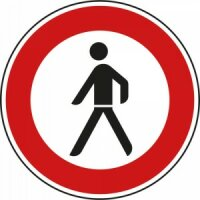
#> input picture experiment/utils/elog_vs_gaus/images/10er.jpg, 200 x 200 px
$ python RGBgraphSNRTest.py   (older library calls are emulated)
#> lines starting #> are read from the running program, lines starting #| are printed output that depends on the picture
import random

import cv2
import numpy as np
import matplotlib.pyplot as plt
import scipy.signal
from scipy.ndimage import convolve
from PIL import Image
import requests
from io import BytesIO


# [25 lines left out: function generate_array, not called in this run]
def calculate_snr(image, noisy_image):
    signal_power = np.mean(image ** 2)
    noise_power = np.mean((image - noisy_image) ** 2)
    snr = 10 * np.log10(signal_power / noise_power)
    #snr = signal_power / noise_power
    return snr

# Schärfemessung mit Laplacian-Varianz
def measure_sharpness(image):
    if len(image.shape) == 3:
        image = cv2.cvtColor(image, cv2.COLOR_RGB2GRAY)
    laplacian = cv2.Laplacian(image, cv2.CV_64F)
    # variance = laplacian.var()
    variance = 10 * np.log10(laplacian.var())
    return variance

# Function to measure sharpness using Laplacian variance
# [4 lines left out: function measure_sharpness_gryy, not called in this run]

# Funktion zum Laden eines Bildes
def load_image(image_path, as_gray=False):
#> called with image_path = 'images/10er.jpg', as_gray = False
    img = Image.open(image_path)
#> img is the input picture: PIL image 200x200 RGB; mean R, G, B 216.8, 160.2, 159.8
    if as_gray:
        img = img.convert('L')  # In Graustufen umwandeln
    else:
        img = img.convert('RGB')
    return np.array(img)

scp1 = [
    [0, 1, 0],
    [1, 1, 1],
    [0, 0, 0]

]

scp2 = [
    [0, 1, 0],
    [1, 1, 0],
    [0, 1, 0]
]

scp3 = [
    [0, 0, 0],
    [1, 1, 1],
    [0, 1, 0]
]

scp4 = [
    [0, 1, 0],
    [0, 1, 1],
    [0, 1, 0]
]

scps = np.array((scp1, scp2, scp3, scp4)).astype(np.float64)

pos_neg = np.array((-1,1))

# Benutzerdefinierte 3x3-Filter
# filter_1 = np.array([[0, 1, 0],
#                      [1, -4, 1],
#                      [0, 1, 0]])
# filter_2 = filter_2/np.sum(np.abs(filter_2))


filter_1 = np.array([[0, 0, 0],
                     [0, 1, 0],
                     [0, 0, 0]])

filter_2 = np.array([[1, 2, 1],
                     [2, 4, 2],
                     [1, 2, 1]])

filter_3 = np.array([[0, 1, 0],
                     [1, 8, 1],
                     [0, 1, 0]])

filter_4 = np.array([
    [-1, 2, -1],
    [2, -4, 2],
    [-1, 2, -1]
])

filter_5 = np.array([[0, 1, 0],
                     [1, -4, 1],
                     [0, 1, 0]])

# filter_2 = scipy.signal.convolve2d(filter_2,filter_5,mode='same')
filter_3 = filter_3/np.sum(np.abs(filter_3))
filter_2 = filter_2/np.sum(np.abs(filter_2))

# Funktion zur Anwendung des Filters auf das Bild
def apply_filter(image, filter_kernel):
    if len(image.shape) == 2:  # Graustufenbild
        return convolve(image, filter_kernel)
    else:  # RGB-Bild
        channels = []
        for i in range(3):
            channels.append(convolve(image[:, :, i], filter_kernel))
        return np.stack(channels, axis=-1)

# Bild laden (Pfad zum Bild anpassen)
image_path = 'images/10er.jpg'
image_rgb = load_image(image_path)
image_gray = load_image('images/SW-Kontrast_02.jpg', as_gray=True)
#> call 2 of load_image, with image_path = 'images/SW-Kontrast_02.jpg', as_gray = True
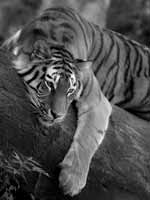
#> input picture experiment/utils/elog_vs_gaus/images/SW-Kontrast_02.jpg, 150 x 200 px
#> in load_image, img is the input picture: PIL image 150x200 RGB; min 0, max 255, mean 76.5
# [4 lines of commented-out code are left out]

noise_raw = (np.random.random((200, 150)) - 0.5) * 2
noise = noise_raw*255*0.2
# noise = np.random.random((200,150))*255*0.1
noise = noise.round(0).astype(np.int8)
image_gray_noise = np.clip(image_gray + noise, 0, 255).astype(np.uint8)
# image_gray_noise = image_gray + noise

noise_raw = (np.random.random((200, 200, 1)) - 0.5) * 2
noise = noise_raw*255*0.2
# noise = np.random.random((200,200,1))*255*0.1
noise = noise.round(0).astype(np.int8)
print(noise)
image_rgb_noise = np.clip(image_rgb + noise, 0, 255).astype(np.uint8)
iterations = 20
name = 'elog'


# [15 lines of commented-out code are left out]

filtered_image_rgb_1 = image_rgb_noise
filtered_image_rgb_2 = image_rgb_noise
filtered_image_gray_1 = image_gray_noise
filtered_image_gray_2 = image_gray_noise

def gaus_snr_sharp(iteration):
    x1 = []
    x2 = []

    filtered_image_rgb_1 = image_rgb_noise
    sharpness = measure_sharpness(filtered_image_rgb_1)
    snr = calculate_snr(filtered_image_rgb_1, image_rgb)
    x1.append(sharpness)
    x2.append(snr)
    for i in range(iteration-1):
        filtered_image_rgb_1 = apply_filter(filtered_image_rgb_1, filter_2)
        # filtered_image_gray_2 = apply_filter(image_gray_noise, filter_3)
        sharpness = measure_sharpness(filtered_image_rgb_1)
        snr = calculate_snr(filtered_image_rgb_1, image_rgb)
        x1.append(sharpness)
        x2.append(snr)
    return x1, x2, filtered_image_rgb_1

# [17 lines left out: function gaus_snr_sharp_gray, not called in this run]


def elog_snr_sharp(iteration):
#> called with iteration = 20
    x1 = []
    x2 = []

    filtered_image_rgb_2 = image_rgb_noise
    sharpness = measure_sharpness(filtered_image_rgb_2)
#> in measure_sharpness, `variance = 10 * np.log10(laplacian.var())`: variance = 41.14
#> sharpness = 41.14
    snr = calculate_snr(filtered_image_rgb_2, image_rgb)
#> in calculate_snr, `signal_power = np.mean(image ** 2)`: signal_power = 72.07
#> in calculate_snr, `noise_power = np.mean((image - noisy_image) ** 2)`: noise_power = 78.16
#> in calculate_snr, `snr = 10 * np.log10(signal_power / noise_power)`: snr = -0.352
#> snr = -0.352
    x1.append(sharpness)
    x2.append(snr)
    for i in range(iteration-1):
        filtered_image_rgb_2 = apply_filter(filtered_image_rgb_2, filter_3)
        # filtered_image_gray_2 = apply_filter(image_gray_noise, filter_3)
        sharpness = measure_sharpness(filtered_image_rgb_2)
        snr = calculate_snr(filtered_image_rgb_2, image_rgb)
        x1.append(sharpness)
        x2.append(snr)
#> this loop made 19 passes
#> (variance in measure_sharpness, sharpness, signal_power in calculate_snr, noise_power in calculate_snr, snr) on passes 1 to 12: (36.77, 36.77, 95.14, 79.73, 0.768), (33.43, 33.43, 106.7, 85.46, 0.965), (30.86, 30.86, 112.1, 89.46, 0.98), (28.84, 28.84, 113.6, 92.01, 0.917), (27.22, 27.22, 114.7, 92.5, 0.933), (25.9, 25.9, 115.6, 93.04, 0.943), (24.79, 24.79, 115.3, 93.41, 0.914), (23.85, 23.85, 115.4, 93.64, 0.908), (23.03, 23.03, 115.8, 93.6, 0.924), (22.29, 22.29, 115.7, 93.47, 0.928), (21.61, 21.61, 115.3, 92.89, 0.939), (20.99, 20.99, 115, 92.84, 0.931)
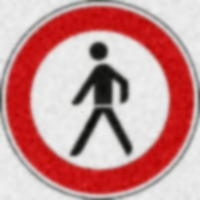
#> filtered_image_rgb_2: shape (200, 200, 3); mean R, G, B 200.7, 145.6, 145.4
#> after the loop, x1 = [41.14, 36.77, 33.43, 30.86, 28.84, 27.22, 25.9, 24.79, 23.85, 23.03, 22.29, 21.61, 20.99, 20.41, 19.88, 19.37, 18.89, 18.44, 18, 17.59]; x2 = [-0.352, 0.768, 0.965, 0.98, 0.917, 0.933, 0.943, 0.914, 0.908, 0.924, 0.928, 0.939, 0.931, 0.937, 0.905, 0.871, 0.838, 0.78, 0.67, 0.572]
    return x1, x2, filtered_image_rgb_2

# [17 lines left out: function elog_snr_sharp_gray, not called in this run]


def plot_values(iteration):
    # List of placeholder functions

    # # Prepare plots
    # fig, axs = plt.subplots(1, 2, figsize=(10, 15))  # 3 rows and 2 columns
    # fig.suptitle('Plots of Values from Placeholder Functions')

    x1, x2, elog_image = elog_snr_sharp(iteration)
    # x1, x2, elog_image = elog_snr_sharp_gray(iteration)
    x1_, x2_, gaus_image = gaus_snr_sharp(iteration)
#> in gaus_snr_sharp, `sharpness = measure_sharpness(filtered_image_rgb_1)`: sharpness = 41.14
#> in gaus_snr_sharp, `snr = calculate_snr(filtered_image_rgb_1, image_rgb)`: snr = -0.352
#> the loop in gaus_snr_sharp, `for i in range(iteration-1):` made 19 passes
#> (variance in measure_sharpness, sharpness, signal_power in calculate_snr, noise_power in calculate_snr, snr) on passes 1 to 12: (28.95, 28.95, 110.9, 86.73, 1.07), (24.9, 24.9, 114.4, 90.8, 1), (22.37, 22.37, 116.1, 92.95, 0.967), (20.43, 20.43, 116, 93.41, 0.939), (18.83, 18.83, 114.9, 93.5, 0.895), (17.45, 17.45, 113.8, 92.46, 0.903), (16.26, 16.26, 113.4, 91.76, 0.921), (15.21, 15.21, 112.7, 90, 0.976), (14.3, 14.3, 112.8, 88.99, 1.03), (13.48, 13.48, 114.6, 87.65, 1.16), (12.77, 12.77, 116.6, 88.01, 1.22), (12.11, 12.11, 119.4, 89.25, 1.26)
#> pass 1, in measure_sharpness (call 22), `laplacian = cv2.Laplacian(image, cv2.CV_64F)`:
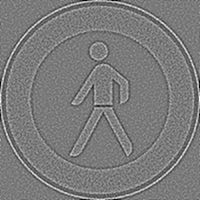
#> laplacian: shape (200, 200) float64; min -176, max 187, mean -0.1; drawn with min black and max white
#> after the loop in gaus_snr_sharp, `for i in range(iteration-1):`:
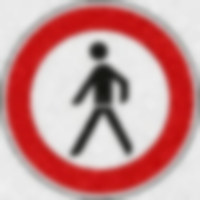
#> filtered_image_rgb_1: shape (200, 200, 3); mean R, G, B 201.5, 146.3, 146.1
#> after the loop in gaus_snr_sharp, `for i in range(iteration-1):`: x1 = [41.14, 28.95, 24.9, 22.37, 20.43, 18.83, 17.45, 16.26, 15.21, 14.3, 13.48, 12.77, 12.11, 11.54, 11.02, 10.54, 10.13, 9.73, 9.39, 9.04]; x2 = [-0.352, 1.07, 1, 0.967, 0.939, 0.895, 0.903, 0.921, 0.976, 1.03, 1.16, 1.22, 1.26, 1.27, 1.17, 1.03, 0.85, 0.633, 0.422, 0.216]
#> x1_ has the same summary as x1 in gaus_snr_sharp; x2_ has the same summary as x2 in gaus_snr_sharp
    # x1_, x2_, gaus_image = gaus_snr_sharp_gray(iteration)

    x = np.arange(iteration)


    # Create a figure and two subplots (axes)
    fig, (ax1, ax2) = plt.subplots(2, 1, figsize=(8, 4))
    # Set background color for the entire figure
    fig.patch.set_facecolor('#f0f0f0')

    # Plot the first set of data on the first subplot
    ax1.plot(x, x1, 'b-o', label='Sharpness ELoG')  # Blue line with circle markers
    ax1.plot(x, x1_, 'r-s', label='Sharpness Gaussian')  # Red line with square markers
    ax1.set_xlabel('Iterations')
    ax1.set_ylabel(r'$\sigma_{\log}$', fontsize=12)
    ax1.legend()
    ax1.grid(True)
    # Set logarithmic scale for the second subplot
    #ax1.set_yscale('log')
    equation_text = r'$\sigma_{\log}^2 = 10 \log_{10} \left( \frac{1}{N} \sum_{i=1}^{N} (\Delta I_i - \mu_{\Delta I})^2 \right)$'


    ax1.annotate(equation_text, xy=(0.55, 0.6), xycoords='axes fraction', fontsize=10,
                 ha='center', va='center', bbox=dict(facecolor='yellow', alpha=0.8, edgecolor='black'),
                 xytext=(0, 20), textcoords='offset points')


    # Plot the second set of data on the second subplot
    ax2.plot(x, x2, 'g-^', label='SNR ELoG')  # Green line with triangle markers
    ax2.plot(x, x2_, 'm-+', label='SNR Gaussian')  # Magenta line with plus markers
    ax2.set_xlabel('Iterations')
    ax2.set_ylabel(r'SNR', fontsize=12)
    # ax2.set_title(r'SNR: $\sigma_{\log}^2 = 10 \log_{10} \left( \frac{1}{N} \sum_{i=1}^{N} \left( \Delta I_i - '
    #               r'\frac{1}{N} \sum_{j=1}^{N} \Delta I_j \right)^2 \right)$', fontsize=8)
    ax2.legend()
    ax2.grid(True)


    # # Add the equation as a text annotation in the specific subplot
    # equation_text = r'$\sigma_{\log}^2 = 10 \log_{10} \left( \frac{1}{N} \sum_{i=1}^{N} \left( \Delta I_i - \frac{1}{N} \sum_{j=1}^{N} \Delta I_j \right)^2 \right)$'
    snr_equation = r'$SNR = 10 \log_{10} \left( \frac{P_{\text{image}}}{P_{\text{noise}}} \right)$'

    if iteration <= 50:
        ax2.annotate(snr_equation, xy=(0.27, 0), xycoords='axes fraction', fontsize=10,
                     ha='center', va='center', bbox=dict(facecolor='yellow', alpha=0.8, edgecolor='black'),
                     xytext=(0, 20), textcoords='offset points')
    else:
        ax2.annotate(snr_equation, xy=(0.55, 0.65), xycoords='axes fraction', fontsize=10,
                     ha='center', va='center', bbox=dict(facecolor='yellow', alpha=0.8, edgecolor='black'),
                     xytext=(0, 20), textcoords='offset points')

    # Adjust layout to prevent overlap
    plt.tight_layout()
    #fig = plt.gcf()
    fig.savefig(f"elog_vs_gaus/rgb_plot_iter:{iteration}")
#> figure, not shown here; panel 1: curve peaks at x = 0, y = 41.14; panel 1: curve peaks at x = 0, y = 41.14; panel 2: curve peaks at x = 3, y = 0.98; panel 2: curve peaks at x = 13, y = 1.27

    # Show the plot
    plt.show()


    # plt.clf()
    # plt.cla()
    plt.close(fig)

    fig, axs = plt.subplots(2, 2, figsize=(8, 4))  # 3 rows and 2 columns
    # fig.suptitle('Plots of Values from Placeholder Functions')
    # Set background color for the entire figure
    fig.patch.set_facecolor('white')
    # Set background color for each individual subplot
    for ax in axs.flatten():
        ax.set_facecolor('white')

    axs[0,0].imshow(image_rgb)
    # axs[0,0].imshow(image_gray, cmap='gray')
    axs[0,0].set_title('Original')
    axs[0,0].axis('off')

    axs[0,1].imshow(image_rgb_noise)
    # axs[0,1].imshow(image_gray_noise, cmap='gray')
    axs[0,1].set_title('Noisy (r = +-0.2)')
    axs[0,1].axis('off')

    axs[1,0].imshow(elog_image)
    # axs[1,0].imshow(elog_image, cmap='gray')
    axs[1,0].set_title(f'ELoG-Filter {iteration} Iterations')
    axs[1,0].axis('off')

    axs[1,1].imshow(gaus_image)
    # axs[1,1].imshow(gaus_image, cmap='gray')
    axs[1,1].set_title(f'Gaussian-Filter {iteration} Iterations')
    axs[1,1].axis('off')


    # Adjust layout to prevent overlap
    plt.tight_layout()
    #fig = plt.gcf()
    fig.savefig(f"elog_vs_gaus/rgb_images_iter:{iteration}")

    # Show the plot
    plt.show()

    plt.close(fig)
    # plt.clf()
    # plt.cla()

# Call the function to plot the values
# plot_values(10)
plot_values(20)
# plot_values(30)
plot_values(40)
#> call 2 of elog_snr_sharp, with iteration = 40
#> in elog_snr_sharp (call 2), `sharpness = measure_sharpness(filtered_image_rgb_2)`: sharpness = 41.14
#> in elog_snr_sharp (call 2), `snr = calculate_snr(filtered_image_rgb_2, image_rgb)`: snr = -0.352
#> the loop in elog_snr_sharp (call 2), `for i in range(iteration-1):` made 39 passes
#> after the loop in elog_snr_sharp (call 2), `for i in range(iteration-1):`:
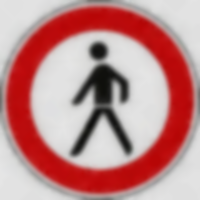
#> filtered_image_rgb_2: shape (200, 200, 3); mean R, G, B 191.3, 136.4, 136.1
#> after the loop in elog_snr_sharp (call 2), `for i in range(iteration-1):`: x1 = 40 values, max 41.14 at index 0, min 12.62 at index 39, mean 19.61; x2 = 40 values, max 0.98 at index 3, min -0.352 at index 0, mean 0.599
#> the loop in gaus_snr_sharp (call 2), `for i in range(iteration-1):` made 39 passes
#> variance in measure_sharpness on pass 36: 6.13
# plot_values(50)
plot_values(60)
# plot_values(70)
# plot_values(80)
plot_values(80)
#> call 4 of gaus_snr_sharp, with iteration = 80
#> after the loop in gaus_snr_sharp (call 4), `for i in range(iteration-1):`:
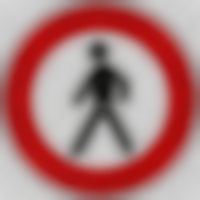
#> filtered_image_rgb_1: shape (200, 200, 3); mean R, G, B 176, 119.6, 119.3
# plot_values(90)
plot_values(100)
#> in plot_values (call 5), `fig.savefig(f"elog_vs_gaus/rgb_plot_iter:{iteration}")`:
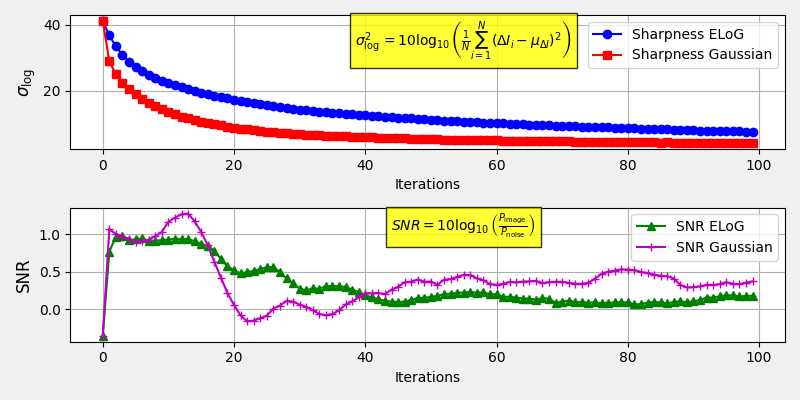
#> figure drawn by matplotlib, 2 panels; panel 1: curve peaks at x = 0, y = 41.14; panel 1: curve peaks at x = 0, y = 41.14; panel 2: curve peaks at x = 3, y = 0.98; panel 2: curve peaks at x = 13, y = 1.27

#%%
